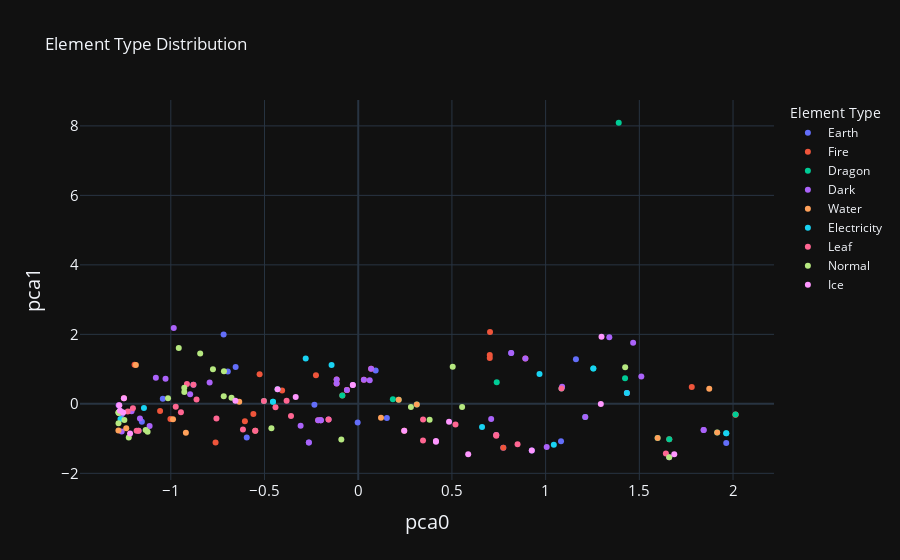

Source (notebook cell):
### Markdown cell above
We have chosen to use a PCA because we believe that if certain Element Types have distinctions/advantages, each Element Type would cluster. PCA is good for understanding the data and identifying the key features that explain the most variance. Explained variance, loading, and biplots will help us determine how well the PCA captures these distinctions and which features contribute most to the differences.

### Code cell
def loading_plot(dfx):
    """ creates a loading plot matrix examining the comparison and impact of certain features on PCs
    
    Args:
        dfx (pandas dataframe): a pandas dataframe of all the numerical data for a pal
        
    Returns:
        null: plotting
    """
    #fitting
    pca = PCA(whiten = True)
    y = pca.fit_transform(dfx.values)
    
    #plotting
    for i, feature in enumerate(dfx.columns):
        if feature == 'Avg. Speed' or feature == 'Price':
            plt.arrow(0,0, pca.components_[0,i], pca.components_[1,i], color = 'r')
            plt.text(pca.components_[0,i]*.9, pca.components_[1,i]*1.05, feature, 
            color = 'k', fontsize=15)
            test = []
        else: #Better for readability 
            plt.arrow(0,0, pca.components_[0,i], pca.components_[1,i], edgecolor = 'black', width = .0005)
            plt.text(pca.components_[0,i]*8, pca.components_[1,i]*8, feature, 
                     color = 'k', fontsize=15)
    
    #plot details
    plt.title('Loading plot', fontsize=20)
    plt.xlabel("PC0", fontsize=20)
    plt.ylabel('PC1', fontsize=20)
    plt.axhline(0, color = 'grey')
    plt.axvline(0, color = 'grey')
    plt.tight_layout()
    #plt.savefig('PCAloading_final.png')
    plt.show()


def cumsumplot(dfx):
    """ creates a bar plot examining the cumulative explained variance
    
    Args:
        dfx (pandas dataframe): a pandas dataframe of all the numerical data for a pal
        
    Returns:
        null: plotting
    """
    
    #fitting
    pca = PCA(whiten = True)
    y = pca.fit_transform(dfx.values)
    
    #plot
    features = range(pca.n_components_)
    plt.bar(features, pca.explained_variance_ratio_, color = 'k')
    plt.xlabel('PCA features')
    plt.ylabel('variance')
    plt.title('percentage of the variance explained by the PCA features')
    plt.show()


def pca_elt_dist(df):
    """ creates graphs to help analyze the PCA model, as well as Explained Variance data
    
    Args:
        df (pandas dataframe): a pandas dataframe of all the data for pal
        
    Returns:
        null: plotting
    """
    
    #Create a copy to preserve original data
    pals = copy(df)
    
    #Select only numerical categories
    dfx = df.select_dtypes(include=np.number)
    
    #fit
    pca = PCA(whiten = True)
    x_pca = pca.fit_transform(dfx.values)

    pals['pca0'] = x_pca[:, 0]
    pals['pca1'] = x_pca[:, 1]
    
    #plotting
    fig = px.scatter(pals, x = 'pca0', y = 'pca1', hover_data = ['Name', 'Rarity'], 
                 color = 'Element Type', title = 'Element Type Distribution', )
    fig.update_layout( yaxis = dict( tickfont = dict(size=15), titlefont = dict(size=20)), xaxis = dict( tickfont = dict(size=15), titlefont = dict(size=20)))
    #fig.update_yaxes(dict( tickfont = dict(size=30)))
    #fig.update_xaxes(tickfont_size=30)
    
    
    #fig.write_image("PCAbiPlot.png") 
    fig.show()

    loading_plot(dfx)
    cumsumplot(dfx)
    
    #Printing explain variance
    print('Explained Variance' , pca.explained_variance_ratio_)
    print('Explained Variance Cumulative', pca.explained_variance_ratio_.cumsum())


#call function
pca_elt_dist(df_filtered)

### Figure 1 — Plotly figure (JSON) as saved in the notebook; plotly's stock layout.template omitted (floating-point values rounded to 4 significant figures)
{"data": [{"customdata": [["Anubis", "Epic"], ["Dazemu", "Rare"], ["Digtoise", "Rare"], ["Dumud", "Common"], ["Eikthyrdeer Terra", "Rare"], ["Fuddler", "Common"], ["Gorirat Terra", "Rare"], ["Gumoss", "Common"], ["Hangyu", "Common"], ["Kikit", "Common"], ["Knocklem", "Epic"], ["Menasting", "Epic"], ["Menasting Terra", "Epic"], ["Prixter", "Rare"], ["Reptyro", "Rare"], ["Reptyro Cryst", "Rare"], ["Robinquill Terra", "Rare"], ["Rushoar", "Common"], ["Surfent Terra", "Rare"], ["Warsect", "Epic"], ["Warsect Terra", "Epic"]], "hovertemplate": "Element Type=Earth<br>pca0=%{x}<br>pca1=%{y}<br>Name=%{customdata[0]}<br>Rarity=%{customdata[1]}<extra></extra>", "legendgroup": "Earth", "marker": {"color": "#636efa", "symbol": "circle"}, "mode": "markers", "name": "Earth", "orientation": "v", "showlegend": true, "x": [0.09308, -0.7182, -0.5948, -0.002973, -0.6958, -1.155, -0.2338, -1.172, -1.272, -0.6541, 1.964, 0.8163, 1.162, -0.2635, 0.7741, 0.9261, -0.8795, -1.043, 0.1527, 0.7366, 1.082], "xaxis": "x", "y": [0.9615, 1.997, -0.9696, -0.537, 0.9306, -0.5158, -0.02305, -0.7757, -0.2018, 1.058, -1.129, 1.461, 1.281, -1.114, -1.267, -1.344, 0.5506, 0.1446, -0.4101, -0.9002, -1.08], "yaxis": "y", "type": "scatter"}, {"customdata": [["Arsox", "Common"], ["Blazamut", "Epic"], ["Blazamut Ryu", "Epic"], ["Blazehowl", "Rare"], ["Blazehowl Noct", "Epic"], ["Bushi", "Rare"], ["Bushi Noct", "Rare"], ["Chillet Ignis", "Rare"], ["Faleris", "Epic"], ["Flambelle", "Common"], ["Foxparks", "Common"], ["Gobfin Ignis", "Common"], ["Incineram", "Common"], ["Jormuntide Ignis", "Epic"], ["Katress Ignis", "Rare"], ["Kelpsea Ignis", "Common"], ["Kitsun", "Rare"], ["Leezpunk Ignis", "Common"], ["Pyrin", "Rare"], ["Pyrin Noct", "Rare"], ["Ragnahawk", "Rare"], ["Reptyro", "Rare"], ["Rooby", "Common"], ["Sootseer", "Rare"], ["Suzaku", "Epic"], ["Vanwyrm", "Common"], ["Wixen", "Rare"], ["Wixen Noct", "Rare"]], "hovertemplate": "Element Type=Fire<br>pca0=%{x}<br>pca1=%{y}<br>Name=%{customdata[0]}<br>Rarity=%{customdata[1]}<extra></extra>", "legendgroup": "Fire", "marker": {"color": "#EF553B", "symbol": "circle"}, "mode": "markers", "name": "Fire", "orientation": "v", "showlegend": true, "x": [-0.4061, 2.013, 2.013, -0.2255, -0.1151, -0.06036, -0.06035, -0.08486, 0.7033, -0.7613, -1.265, -1.002, 0.03017, 1.66, -0.1999, -1.193, -0.5262, -1.057, 0.7019, 0.8919, 0.702, 0.7741, -0.6047, 0.0687, 1.78, -0.1152, -0.5594, -0.2139], "xaxis": "x", "y": [0.3822, -0.3108, -0.3083, 0.8206, 0.7007, 0.397, 0.3977, 0.2377, 2.069, -1.115, -0.2277, -0.4394, 0.6921, -1.018, -0.4731, 1.124, 0.852, -0.209, 1.407, 1.308, 1.319, -1.267, -0.5036, 1.007, 0.4844, 0.5854, -0.2944, -0.4737], "yaxis": "y", "type": "scatter"}, {"customdata": [["Astegon", "Epic"], ["Azurobe", "Rare"], ["Blazamut Ryu", "Epic"], ["Chillet", "Common"], ["Chillet Ignis", "Rare"], ["Dinossom", "Rare"], ["Dinossom Lux", "Rare"], ["Elphidran", "Rare"], ["Elphidran Aqua", "Epic"], ["Jetragon", "Legendary"], ["Jormuntide", "Epic"], ["Jormuntide Ignis", "Epic"], ["Orserk", "Epic"], ["Quivern", "Rare"], ["Quivern Botan", "Epic"], ["Relaxaurus", "Epic"], ["Relaxaurus Lux", "Epic"], ["Xenogard", "Epic"]], "hovertemplate": "Element Type=Dragon<br>pca0=%{x}<br>pca1=%{y}<br>Name=%{customdata[0]}<br>Rarity=%{customdata[1]}<extra></extra>", "legendgroup": "Dragon", "marker": {"color": "#00cc96", "symbol": "circle"}, "mode": "markers", "name": "Dragon", "orientation": "v", "showlegend": true, "x": [1.211, 0.3125, 2.013, -0.4303, -0.08486, -0.5033, -0.4549, 0.1848, 0.216, 1.39, 1.597, 1.66, 1.255, 0.739, 1.084, 1.915, 1.964, 1.424], "xaxis": "x", "y": [-0.3795, -0.01703, -0.3083, 0.4175, 0.2377, 0.08222, 0.05767, 0.1323, 0.1179, 8.09, -0.9865, -1.018, 1.019, 0.6184, 0.4387, -0.8239, -0.8467, 0.7383], "yaxis": "y", "type": "scatter"}, {"customdata": [["Astegon", "Epic"], ["Bellanoir", "Legendary"], ["Bellanoir Libero", "Legendary"], ["Blazehowl Noct", "Epic"], ["Bushi Noct", "Rare"], ["Cawgnito", "Common"], ["Daedream", "Common"], ["Depresso", "Common"], ["Felbat", "Rare"], ["Frostallion Noct", "Legendary"], ["Helzephyr", "Rare"], ["Helzephyr Lux", "Epic"], ["Hoocrates", "Common"], ["Incineram", "Common"], ["Incineram Noct", "Rare"], ["Katress", "Rare"], ["Katress Ignis", "Rare"], ["Killamari", "Common"], ["Leezpunk", "Common"], ["Loupmoon", "Common"], ["Lyleen Noct", "Epic"], ["Maraith", "Rare"], ["Mau", "Common"], ["Menasting", "Epic"], ["Necromus", "Legendary"], ["Nox", "Rare"], ["Prixter", "Rare"], ["Pyrin Noct", "Rare"], ["Selyne", "Epic"], ["Shadowbeak", "Epic"], ["Shroomer Noct", "Rare"], ["Sootseer", "Rare"], ["Tombat", "Rare"], ["Vanwyrm", "Common"], ["Vanwyrm Cryst", "Rare"], ["Wixen Noct", "Rare"], ["Xenovader", "Rare"]], "hovertemplate": "Element Type=Dark<br>pca0=%{x}<br>pca1=%{y}<br>Name=%{customdata[0]}<br>Rarity=%{customdata[1]}<extra></extra>", "legendgroup": "Dark", "marker": {"color": "#ab63fa", "symbol": "circle"}, "mode": "markers", "name": "Dark", "orientation": "v", "showlegend": true, "x": [1.211, 1.843, 1.843, -0.1151, -0.06035, -0.9843, -1.165, -1.262, -0.8969, 1.34, 1.088, 1.433, -1.261, 0.03017, 0.06127, -0.1999, -0.1999, -1.209, -1.028, -0.7929, 1.006, -1.08, -1.278, 0.8163, 1.467, -1.113, -0.2635, 0.8919, 1.659, 1.511, -0.1583, 0.0687, -0.3074, -0.1152, -0.0288, -0.2139, 0.7094], "xaxis": "x", "y": [-0.3795, -0.7512, -0.7512, 0.7007, 0.3977, 2.184, -0.4243, -0.7958, 0.274, 1.915, 0.4911, 0.3114, -0.2987, 0.6921, 0.6765, -0.4738, -0.4731, -0.2133, 0.7203, 0.6123, -1.241, 0.7513, -0.03941, 1.461, 1.759, -0.6398, -1.114, 1.308, -1.537, 0.7854, -0.4534, 1.007, -0.6304, 0.5854, 0.5421, -0.4737, -0.4329], "yaxis": "y", "type": "scatter"}, {"customdata": [["Azurobe", "Rare"], ["Broncherry Aqua", "Epic"], ["Celaray", "Common"], ["Croajiro", "Common"], ["Elphidran Aqua", "Epic"], ["Fuack", "Common"], ["Gobfin", "Common"], ["Jormuntide", "Epic"], ["Kelpsea", "Common"], ["Pengullet", "Common"], ["Penking", "Rare"], ["Relaxaurus", "Epic"], ["Surfent", "Common"], ["Suzaku Aqua", "Epic"], ["Teafant", "Common"]], "hovertemplate": "Element Type=Water<br>pca0=%{x}<br>pca1=%{y}<br>Name=%{customdata[0]}<br>Rarity=%{customdata[1]}<extra></extra>", "legendgroup": "Water", "marker": {"color": "#FFA15A", "symbol": "circle"}, "mode": "markers", "name": "Water", "orientation": "v", "showlegend": true, "x": [0.3125, -0.5494, -0.6349, -0.9197, 0.216, -1.238, -0.9883, 1.597, -1.187, -1.25, 0.2455, 1.915, 0.1215, 1.873, -1.279], "xaxis": "x", "y": [-0.01703, -0.7715, 0.05976, -0.8294, 0.1179, -0.7044, -0.4466, -0.9865, 1.121, 0.1642, -0.7731, -0.8239, -0.3983, 0.4364, -0.7671], "yaxis": "y", "type": "scatter"}, {"customdata": [["Beakon", "Rare"], ["Dazzi", "Common"], ["Dinossom Lux", "Rare"], ["Grizzbolt", "Epic"], ["Helzephyr Lux", "Epic"], ["Jolthog", "Common"], ["Mossanda Lux", "Rare"], ["Orserk", "Epic"], ["Rayhound", "Rare"], ["Relaxaurus Lux", "Epic"], ["Sparkit", "Common"], ["Univolt", "Rare"]], "hovertemplate": "Element Type=Electricity<br>pca0=%{x}<br>pca1=%{y}<br>Name=%{customdata[0]}<br>Rarity=%{customdata[1]}<extra></extra>", "legendgroup": "Electricity", "marker": {"color": "#19d3f3", "symbol": "circle"}, "mode": "markers", "name": "Electricity", "orientation": "v", "showlegend": true, "x": [0.9674, -1.143, -0.4549, 1.044, 1.433, -1.258, 0.6607, 1.255, -0.2802, 1.964, -1.269, -0.1421], "xaxis": "x", "y": [0.8616, -0.1163, 0.05767, -1.18, 0.3114, -0.2516, -0.6685, 1.019, 1.307, -0.8467, -0.4377, 1.115], "yaxis": "y", "type": "scatter"}, {"customdata": [["Beegarde", "Common"], ["Bristla", "Common"], ["Broncherry", "Rare"], ["Broncherry Aqua", "Epic"], ["Caprity", "Common"], ["Cinnamoth", "Common"], ["Dinossom", "Rare"], ["Elizabee", "Epic"], ["Flopie", "Common"], ["Gumoss", "Common"], ["Lifmunk", "Common"], ["Lullu", "Common"], ["Lyleen", "Epic"], ["Mammorest", "Epic"], ["Mossanda", "Rare"], ["Petallia", "Epic"], ["Quivern Botan", "Epic"], ["Robinquill", "Rare"], ["Robinquill Terra", "Rare"], ["Shroomer", "Common"], ["Shroomer Noct", "Rare"], ["Tanzee", "Common"], ["Vaelet", "Epic"], ["Verdash", "Epic"], ["Warsect", "Epic"], ["Wumpo Botan", "Epic"]], "hovertemplate": "Element Type=Leaf<br>pca0=%{x}<br>pca1=%{y}<br>Name=%{customdata[0]}<br>Rarity=%{customdata[1]}<extra></extra>", "legendgroup": "Leaf", "marker": {"color": "#FF6692", "symbol": "circle"}, "mode": "markers", "name": "Leaf", "orientation": "v", "showlegend": true, "x": [-0.9738, -1.23, -0.615, -0.5494, -0.7566, 0.3461, -0.5033, 0.7363, -1.202, -1.172, -1.275, -0.4414, 0.8502, 1.642, 0.519, -0.3822, 1.084, -0.914, -0.8795, -0.3587, -0.1583, -1.182, -0.9461, -0.8627, 0.7366, 0.3458], "xaxis": "x", "y": [-0.08355, -0.2185, -0.7379, -0.7715, -0.4215, -0.4527, 0.08222, -0.9186, -0.1303, -0.7757, -0.2636, -0.1001, -1.162, -1.43, -0.5981, 0.08555, 0.4387, 0.5687, 0.5506, -0.3495, -0.4534, -0.7731, -0.2445, 0.1258, -0.9002, -1.055], "yaxis": "y", "type": "scatter"}, {"customdata": [["Cattiva", "Common"], ["Chikipi", "Common"], ["Cremis", "Common"], ["Direhowl", "Common"], ["Dogen", "Rare"], ["Eikthyrdeer", "Common"], ["Fenglope", "Common"], ["Galeclaw", "Common"], ["Gorirat", "Rare"], ["Grintale", "Rare"], ["Kingpaca", "Epic"], ["Lamball", "Common"], ["Lovander", "Rare"], ["Lunaris", "Rare"], ["Melpaca", "Common"], ["Mimog", "Rare"], ["Mozzarina", "Common"], ["Nitewing", "Common"], ["Paladius", "Legendary"], ["Ribbuny", "Common"], ["Selyne", "Epic"], ["Tocotoco", "Common"], ["Vixy", "Common"], ["Woolipop", "Common"], ["Yakumo", "Common"]], "hovertemplate": "Element Type=Normal<br>pca0=%{x}<br>pca1=%{y}<br>Name=%{customdata[0]}<br>Rarity=%{customdata[1]}<extra></extra>", "legendgroup": "Normal", "marker": {"color": "#B6E880", "symbol": "circle"}, "mode": "markers", "name": "Normal", "orientation": "v", "showlegend": true, "x": [-1.279, -1.279, -1.134, -0.9575, -0.0901, -0.7165, -0.8433, -0.9282, -0.9281, 0.2812, 0.381, -1.279, -0.7751, -1.015, -0.6761, 0.5042, -0.7176, 0.5543, 1.424, -1.224, 1.659, -1.248, -1.279, -1.124, -0.4632], "xaxis": "x", "y": [-0.2415, -0.2569, -0.7525, 1.61, -1.023, 0.9414, 1.452, 0.4645, 0.339, -0.094, -0.4608, -0.2562, 0.993, 0.1584, 0.1724, 1.065, 0.2171, -0.09342, 1.05, -0.9688, -1.537, -0.4668, -0.556, -0.8006, -0.7004], "yaxis": "y", "type": "scatter"}, {"customdata": [["Chillet", "Common"], ["Cryolinx", "Rare"], ["Foxcicle", "Rare"], ["Frostallion", "Legendary"], ["Hangyu Cryst", "Common"], ["Jolthog Cryst", "Common"], ["Kingpaca Cryst", "Epic"], ["Mammorest Cryst", "Epic"], ["Mau Cryst", "Common"], ["Pengullet", "Common"], ["Penking", "Rare"], ["Reindrix", "Common"], ["Reptyro Cryst", "Rare"], ["Sibelyx", "Rare"], ["Swee", "Common"], ["Sweepa", "Rare"], ["Vanwyrm Cryst", "Rare"], ["Wumpo", "Rare"]], "hovertemplate": "Element Type=Ice<br>pca0=%{x}<br>pca1=%{y}<br>Name=%{customdata[0]}<br>Rarity=%{customdata[1]}<extra></extra>", "legendgroup": "Ice", "marker": {"color": "#FF97FF", "symbol": "circle"}, "mode": "markers", "name": "Ice", "orientation": "v", "showlegend": true, "x": [-0.4303, 1.295, -0.3337, 1.298, -1.272, -1.254, 0.4847, 1.686, -1.275, -1.25, 0.2455, -0.6553, 0.9261, 0.4146, -1.217, 0.5868, -0.0288, 0.4148], "xaxis": "x", "y": [0.4175, -0.005417, 0.1962, 1.933, -0.2004, -0.2512, -0.5149, -1.453, -0.0405, 0.1642, -0.7731, 0.08974, -1.344, -1.066, -0.8515, -1.452, 0.5421, -1.093], "yaxis": "y", "type": "scatter"}], "layout": {"xaxis": {"anchor": "y", "domain": [0.0, 1.0], "title": {"text": "pca0", "font": {"size": 20}}, "tickfont": {"size": 15}}, "yaxis": {"anchor": "x", "domain": [0.0, 1.0], "title": {"text": "pca1", "font": {"size": 20}}, "tickfont": {"size": 15}}, "legend": {"title": {"text": "Element Type"}, "tracegroupgap": 0}, "title": {"text": "Element Type Distribution"}}}
